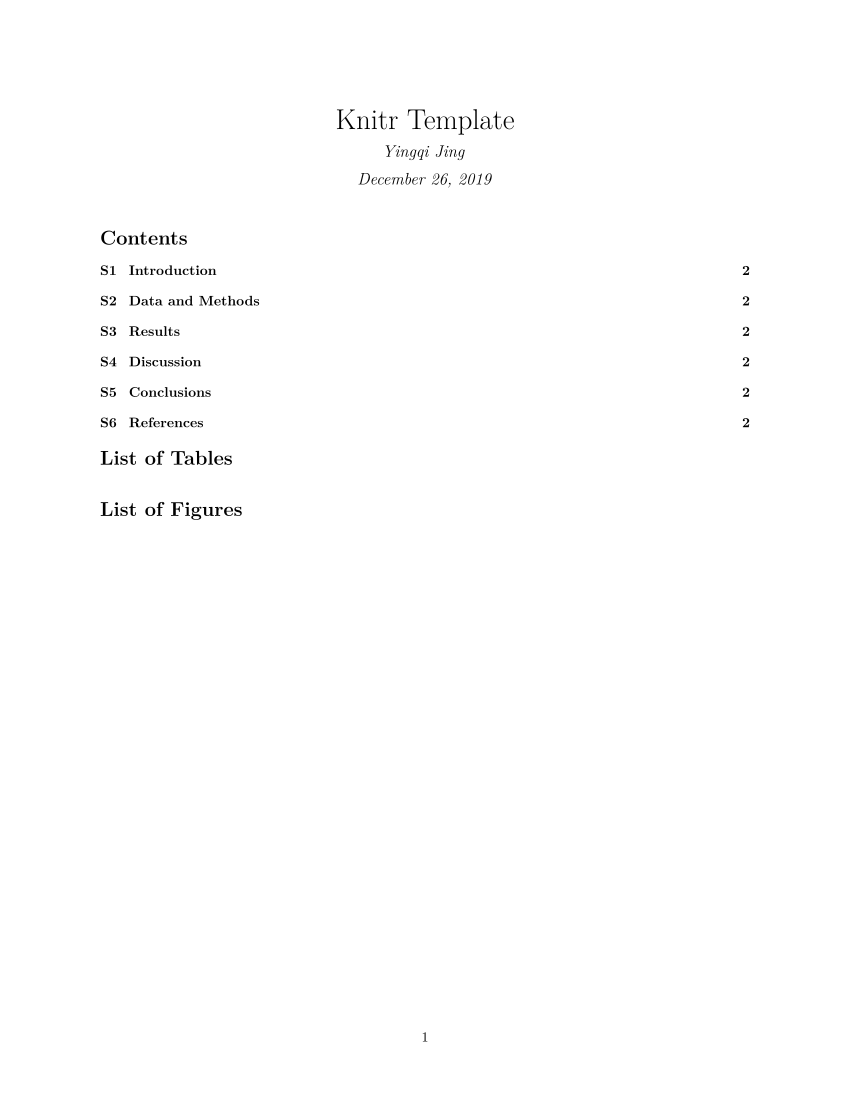

Here is the R script that generated this plot:
#' ---
#' title: "Knitr Template"
#' author: "Yingqi Jing"
#' date: "`r format(Sys.time(), '%B %e, %Y')`"
#' header-includes:
#' - \usepackage{textcomp}
#' - \renewcommand{\thefigure}{S\arabic{figure}}
#' - \renewcommand{\thetable}{S\arabic{table}}
#' - \renewcommand{\thesection}{S\arabic{section}}
#' - \renewcommand{\thesubsection}{S\arabic{section}.\arabic{subsection}}
#' - \usepackage{tocloft}
#' - \settowidth{\cftsecnumwidth}{S10x}
#' output:
#'  pdf_document:
#'   fig_crop: true
#'   fig_caption: true
#'   latex_engine: xelatex
#'   toc: true
#'   toc_depth: 4
#'   number_section: true
#'   pandoc_args: ["--variable=lof","--variable=lot","--bibliography=/Users/jakejing/switchdrive/bib/references.bib", "--csl=/Users/jakejing/switchdrive/bib/unified-style-linguistics.csl"]
#' ---
#+ setup, include=F
library(knitr)
library(ggplot2)
library(dplyr)
library(magrittr)
knit_hooks$set(crop = hook_pdfcrop, pars = function(before, options, envir) {if(before) {par(family=my.font)} else NULL}) # trick for keeping par across chunks; define my.font below!
opts_chunk$set(fig.path='figures/',
               dev = 'cairo_pdf', dev.args=list(bg='transparent'), # or quartz_pdf (for lattice)
               fig.height = 5,
               fig.width = 6,
               engine.path = list(python = '/usr/local/bin/python3'),
               python.reticulate = FALSE,
               message = F,
               warning = F,
               autodep=T,
               cache.comments=F,
               crop=T,
               comment=NA,
               pars=T
)

# graphics setup:
my.font = 'Helvetica'
# ggplot
theme_set(theme_bw(base_size = 24) +
            theme(text = element_text(family = my.font),
                  plot.background = element_rect(fill = "transparent", colour = NA)))

options(width=180)

#' \clearpage
#' 
#' Introduction
#' =======
#' 
print("Hello R Knitr!")
#' 
#' Data and Methods
#' ========
#' 
#' 
#' Results
#' ========
#' 
#' 
#' Discussion
#' =======
#' 
#' 
#' Conclusions
#' =======
#' 
#' 
#' References
#' ==========
